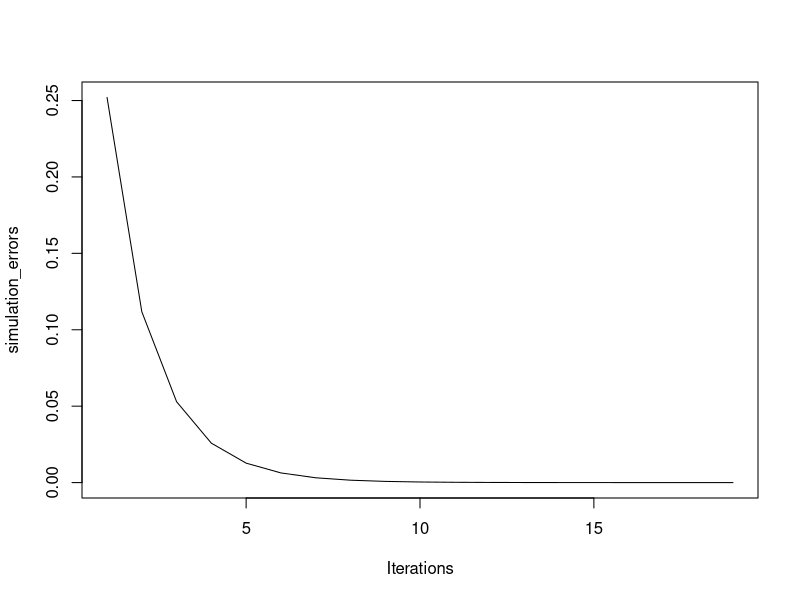

The R source for this figure:
## ---- chunk 1
knitr::opts_chunk$set(echo = TRUE)
library(tidyverse)
## ---- chunk 2
# parameters
rho <- 2
theta <- 5
n_k <- 20
k <- 100000
a <- matrix(exp(rnorm(n = k * n_k)), ncol = n_k, nrow = k)
w <- 1

# Initialize price matrices
# p_ik_0 starts at marginal cost pricing
p_ik_0 <- w/a
p_ik_1 <- p_ik_0

# Loop objects
iter <- 1
max_iter <- 10000
simulation_errors <- NULL
tolerence <- 1e-6

# p_ik_0 -> p_k -> s_ik -> p_ik_1
while (TRUE) {
  # find sector prices and shares
  p_k <- apply(p_ik_0^(1-theta), 1, sum)^(1/(1-theta))
  s_ik <- (p_ik_0 / p_k %*% t(rep(1, times = n_k)))^(1-theta)
  
  # find prices based on shares and sector prices
  p_ik_1 <- (w/a) * ((theta-rho)*s_ik - theta)/((theta-rho)*s_ik + 1 - theta)
  
  # check for convergence
  simulation_errors[iter] <- sum(abs(p_ik_0 - p_ik_1)/sum(p_ik_0))
  if (simulation_errors[iter] < tolerence) break
  
  # update price guess
  p_ik_0 <- (1/2)*p_ik_0 + (1/2)*p_ik_1
  
  # Increment counter
  iter <- iter + 1
  if (iter > max_iter ) break
}

plot(simulation_errors, type = "l", xlab = "Iterations")
## ---- chunk 3
p <- ((1/k)*sum(p_k^(1-rho)))^(1/(1-rho))
print(w/p)
## ---- chunk 4
p_ik_fb <- w/a
p_k_fb <- apply(p_ik_fb^(1-theta), 1, sum)^(1/(1-theta))
p_fb <- ((1/k)*sum(p_k_fb^(1-rho)))^(1/(1-rho))
print(w/p_fb)
